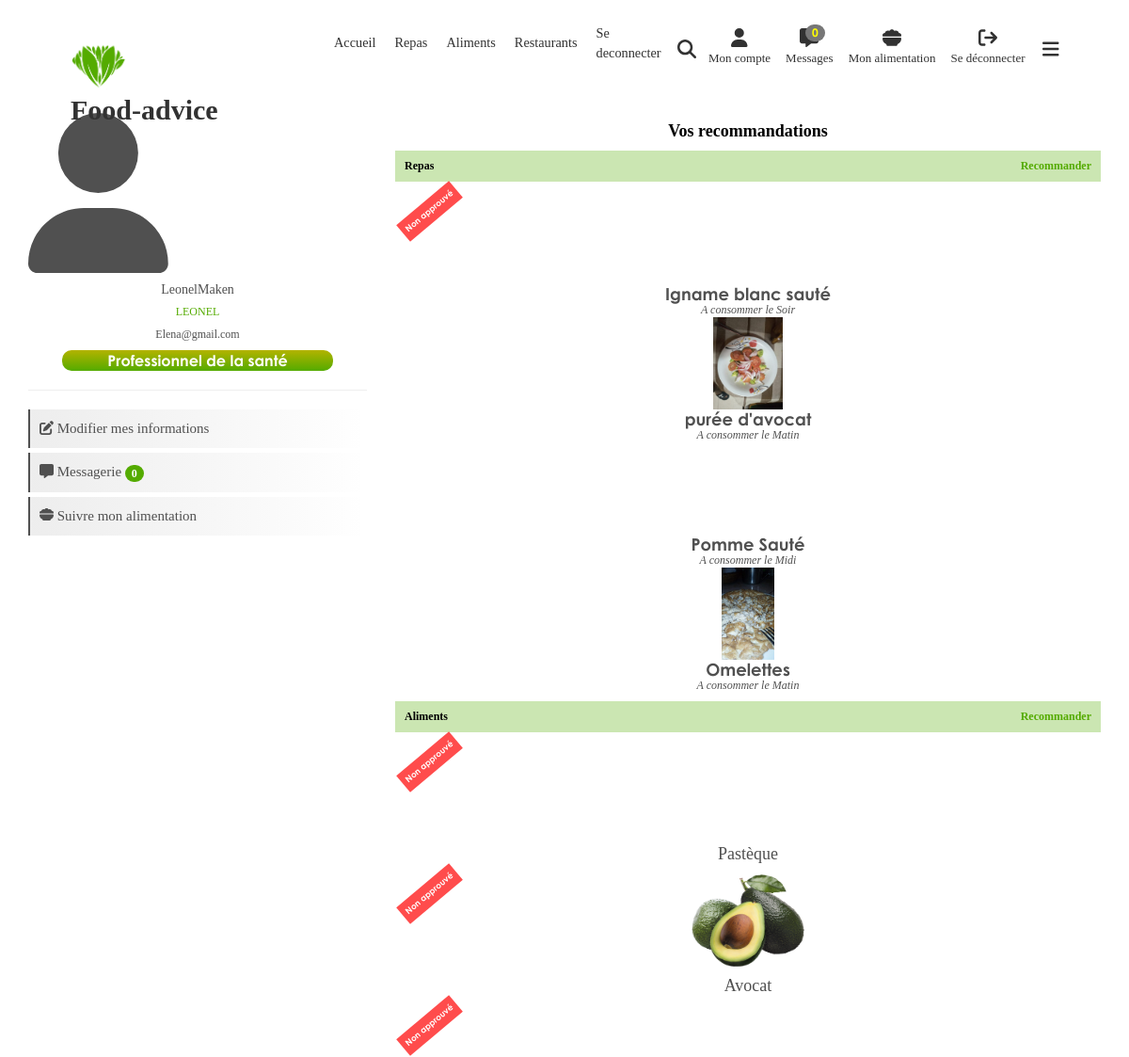
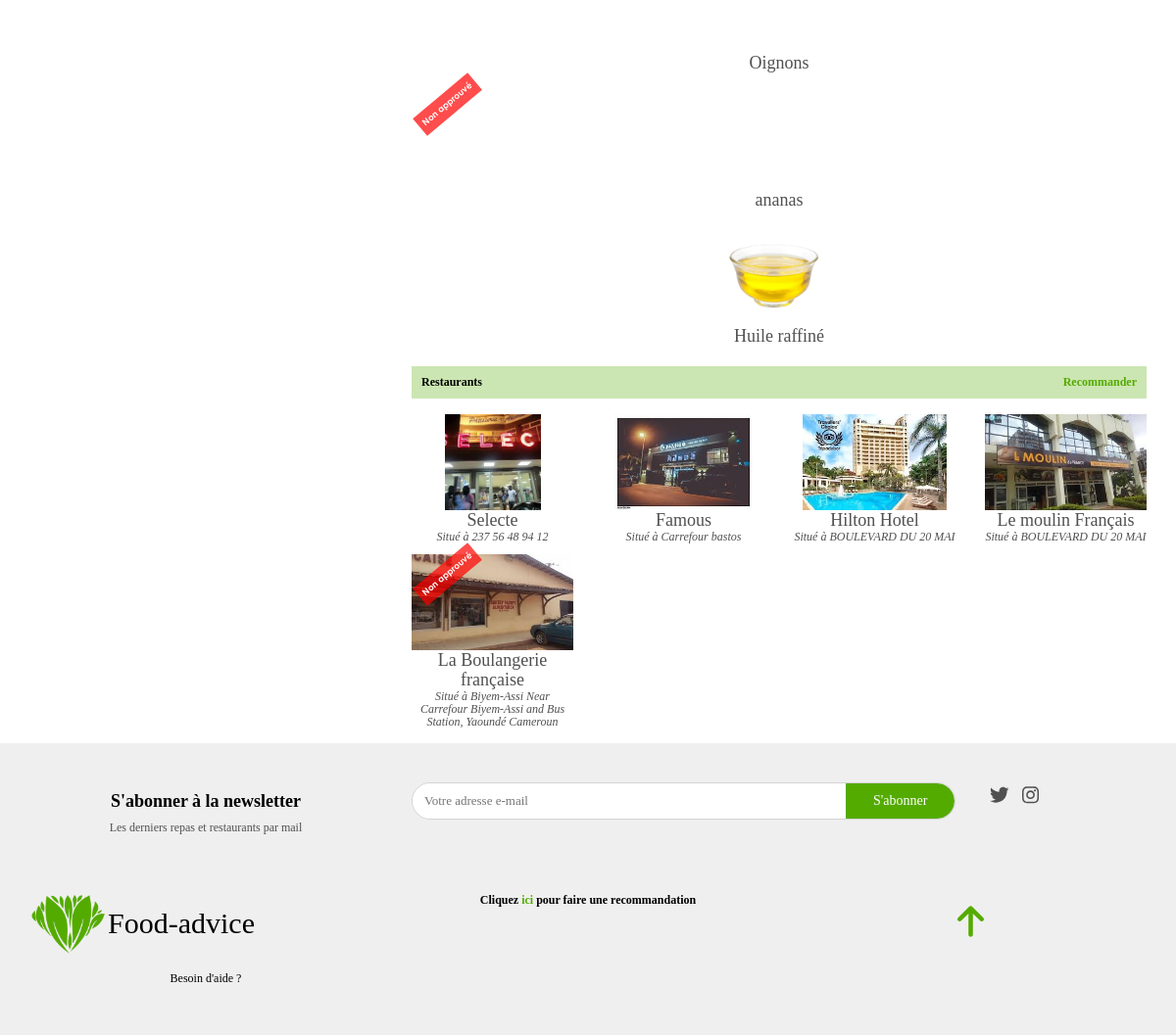
The app's page /mon-compte/ (signed in), older data (2 pictures, top to bottom).
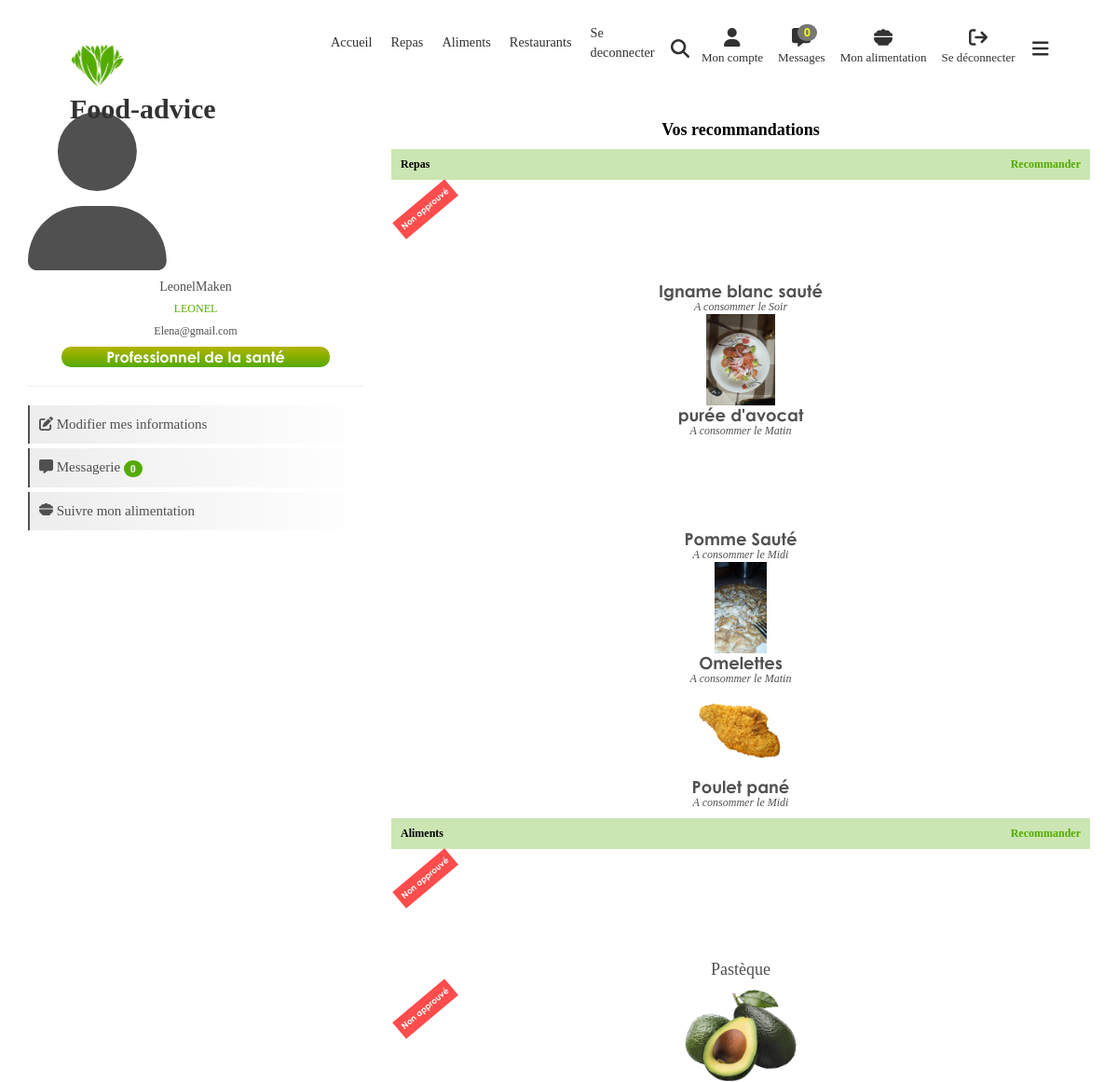
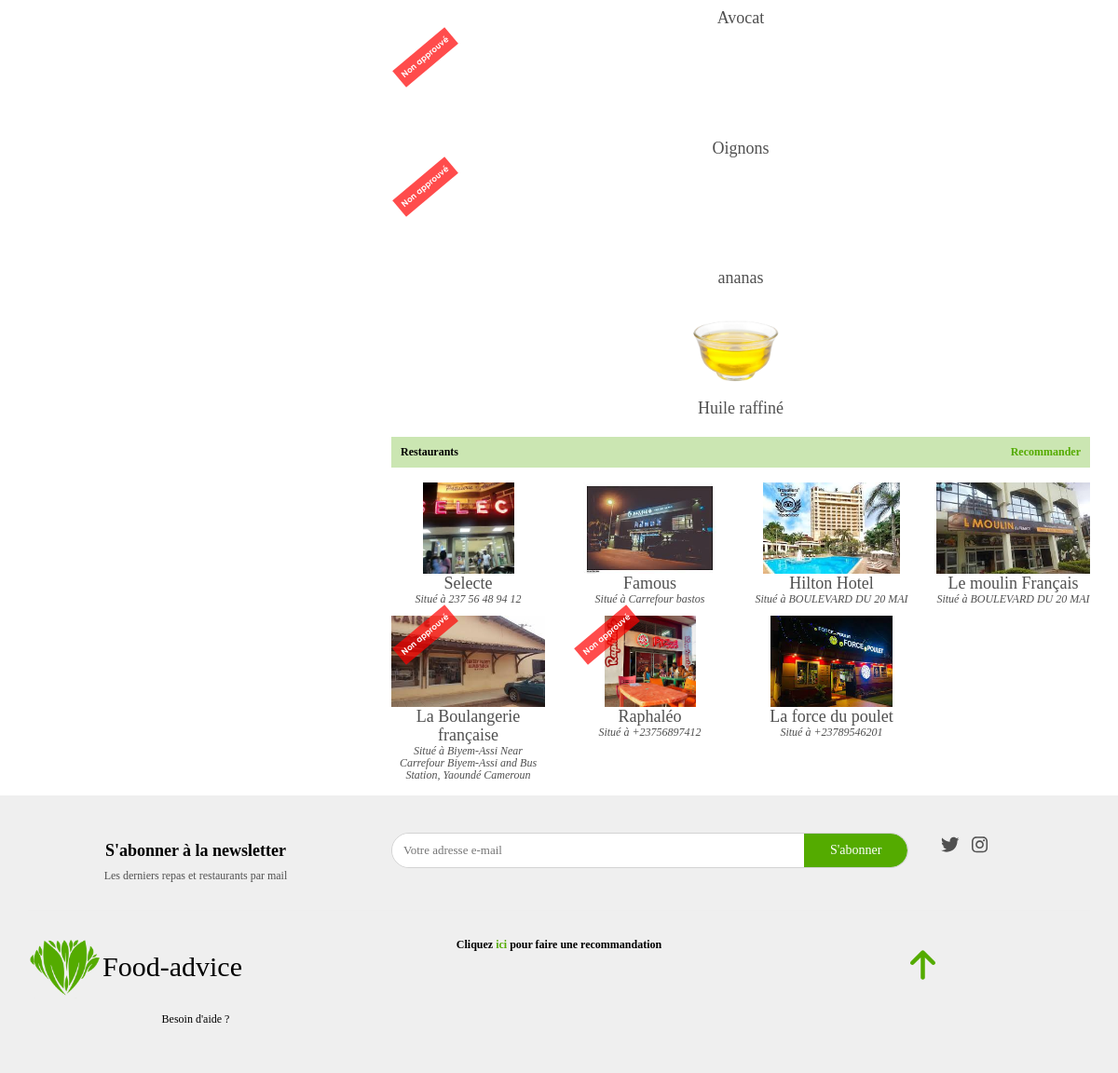
The same page, newer data (2 pictures, top to bottom).
### app/models.py (models this page shows, shortened)
class Contributeur(models.Model):
    nom = models.CharField(max_length=50, verbose_name="Nom complet")
    nomUtilisateur = models.CharField(max_length=30, verbose_name="Nom d'utilisateur", unique=True)
    motDePasse = models.CharField(max_length=255, verbose_name="Mot de passe")
    dateNaissance = models.DateField(null=True, blank=True,verbose_name="Date de naissance", help_text="Utile pour le suivi de l'alimentation")
    sexe = models.IntegerField(choices=SEXES, null=True, blank=True,verbose_name="Sexe", help_text="Utile pour le suivi de l'alimentation")
    email = models.CharField(max_length=255, null=True, blank=True, verbose_name="Adresse email")
    professionnelSante = models.BooleanField(default=False, verbose_name="Professionnel de la santé")
    """
        Retourne les contributeurs professionels
    """
    """
        Nombre total de messages non lus par le contributeur, toutes les conversations confonfues
    """

class Evaluable(Commentable):
    class Meta:
        abstract = True

class Repas(Evaluable):
    image = models.FileField(upload_to="static/images/repas/", validators=[FileExtensionValidator(allowed_extensions=IMAGE_EXTENSIONS)])
    momentJournee = models.IntegerField(choices=MOMENTS_JOURNEE, null=True, blank = True, verbose_name="Moment de la journée", help_text="Moment habituel de consommation de ce repas")
    origine = models.ForeignKey(OrigineRepas, models.CASCADE, null=True, blank=True)

class Commentable(models.Model):
    class Meta:
        abstract = True
    nom = models.CharField(max_length=50, unique=True)
    description = models.TextField(null=True, blank=True)
    image = models.FileField()
    approuve = models.BooleanField(default=False)
    contributeur = models.ForeignKey(Contributeur, models.CASCADE, null=True, blank=True)
    dateCreation = models.DateTimeField(auto_now=True)
    dateDerniereModification = models.DateTimeField(auto_now_add=True)

class Aliment(Commentable):
    uniteComptage = models.CharField(max_length=30, verbose_name="Unité de comptage", null=True, blank=True, help_text="Comment on compte l'aliment (ex:doigt pour une banane)")
    masseUnite = models.FloatField(verbose_name="Masse unité (g)", help_text="La masse en grammes d'un élément (ex: 120 pour la banage)")
    image = models.FileField(upload_to="static/images/aliments/", validators=[FileExtensionValidator(allowed_extensions=IMAGE_EXTENSIONS)])
    tauxProteines = models.FloatField(default=0, verbose_name="Taux de proteines", help_text="Taux de proteines dans 100g")
    tauxLipides = models.FloatField(default=0, verbose_name="Taux de lipides", help_text="Taux de lipides dans 100g")
    tauxGlucides = models.FloatField(default=0, verbose_name="Taux de glucides", help_text="Taux de glucides dans 100g")
    mineraux = models.CharField(max_length=255, null=True, blank=True, verbose_name="Mineraux", help_text="Motif : mineral1, minearl2, ...")
    vitamines = models.CharField(max_length=255, null=True, blank=True, verbose_name="Vitamines", help_text="Motif : vitamine1, vitamine2, ...")
    detailApports = models.TextField(null=True, blank=True, verbose_name="Détail des apports", help_text="Vertus de l'aliment")
    detailRisques = models.TextField(null=True, blank=True, verbose_name="Détail des risques", help_text="Problèmes liés à une consommation non suivie")
    type = models.ForeignKey(TypeAliment, models.CASCADE, verbose_name="Type")
    def calories(self):
        return round(((((self.tauxGlucides + self.tauxProteines) * 4) + (self.tauxLipides * 9)) * (self.masseUnite / 100)), 2)

class Restaurant(Evaluable):
    image = models.FileField(upload_to="static/images/restaurants/", validators=[FileExtensionValidator(allowed_extensions=IMAGE_EXTENSIONS)])
    adresse = models.CharField(max_length=100)
    repass = models.ManyToManyField(Repas, blank=True)

### app/views_account.py (the view)
# urls.py: path("", views_account.myaccount, name="myaccount"), #Page de gestion du compte utilisateur
def myaccount(request):
    return render(request, template_name="account/user-account.html", context={
			"user" : getUser(request.session)
    })

### templates/account/user-account.html (shortened to what this page needs)
{% extends 'base.html' %}
{% block styles %}
    {% css "css/user-account.css" %}
{% endblock %}
{% block body %}
    <div class="container">
    <div class="row">
        <div class="col-12 col-md-4">
            <span id="user-icon-span" class="d-flex justify-content-center">
                <i class="fas fa-user" id="user-icon"></i>
            </span>
            <div class=" text-center mt-3">
                <h5 id="user-name">{{ user.nom }}</h5>
                <h6 class="text-primary">{{ user.nomUtilisateur }}</h6>
                <h6>{% if user.email is not null %}{{ user.email }}{%endif%}</h6>
                {% if user.professionnelSante %}
                    <span class="badge mt-2" id="badge-professionnel">Professionnel de la santé</span>
                {% endif %}
            </div>
            {% if appUser == user %}
                <hr>
                <nav id="menu">
                    <a href="{% url 'update-user-data' %}"><i class="fas fa-edit"></i> Modifier mes informations </a>
                    <a id="show-messages-btn" onclick="openChatBox()"><i class="fas fa-message"></i> Messagerie <span class="badge bg-primary">0</span></a>
                    <a id="show-alimentation-tracking-btn" onclick="openAlimentationTrackingBox()"><i class="fas fa-bowl-food"></i> Suivre mon alimentation</a>
                </nav>
            {% endif %}
        </div>
        <div class="col-12 col-md-8 mt-3 mt-md-0">
            <h4 class="title text-center text-md-start mb-3 mb-md-1">{% if appUser == user %}Vos recommandations{% else %}Recommandations{% endif %}</h4>
            <div class="recommandations" data-aos="fade-in-up">
                <h6 class="title">
                    Repas
                    {% if appUser == user %}
                        <a href="{% url "recommend-food" %}">Recommander</a>
                    {% endif %}
                </h6>
                {% if user.repas_set.count > 0 %}
                    <div class="row row-cols-3 row-cols-md-4">
                        {% for repas in user.repas_set.all %}
                            {% if appUser == user or repas.approuve == True %}
                                {% include "macros/_food-little-presentation.html" with repas=repas %}
                            {% endif %}
                        {% endfor %}
                    </div>
                {% else %}
                    <div class="alert alert-warning">
                        Aucun repas recommandé
                    </div>
                {% endif %}
            </div>
            <div class="recommandations" data-aos="fade-in-up">
                <h6 class="title">
                    Aliments
                    {% if appUser == user  %}
                        <a href="{% url "recommend-aliment" %}">Recommander</a>
                    {% endif %}
                </h6>
                {% if user.aliment_set.count > 0 %}
                    <div class="row row-cols-3 row-cols-md-4">
                        {% for aliment in user.aliment_set.all %}
                            {% if appUser == user or aliment.approuve == True %}
                                {% include "macros/_presentation-aliments.html" with aliment=aliment %}
                            {% endif %}
                        {% endfor %}
                    </div>
                {% else %}
                    <div class="alert alert-warning">
                        Aucun aliment recommandé
                    </div>
                {% endif %}
            </div>
            <div class="recommandations" data-aos="fade-in-up">
                <h6 class="title">
                    Restaurants
                    {% if appUser == user %}
                        <a href="{% url "recommend-restaurant" %}">Recommander</a>
                    {% endif %}
                </h6>
                {% if user.restaurant_set.count > 0 %}
                    <div class="row row-cols-3 row-cols-md-4">
                        {% for restaurant in user.restaurant_set.all %}
                            {% if appUser == user or restaurant.approuve == True %}
                                {% include "macros/_Restaurant-presentation.html" with restaurant=restaurant %}
                            {% endif %}
                        {% endfor %}
                    </div>
                {% else %}
                    <div class="alert alert-warning">
                        Aucun restaurant recommandé
                    </div>
                {% endif %}
            </div>
        </div>
    </div>
</div>
{% endblock %}

### templates/base.html (shortened to what this page needs)
<!DOCTYPE html>
<html lang="fr">
<head>
    {% css 'node_modules/bootstrap/dist/css/bootstrap.min.css' %}
	{% css 'node_modules/aos/dist/aos.css' %}
	{% css 'node_modules/@fortawesome/fontawesome-free/css/all.min.css' %}
	{% css 'css/main.css' %}
	{% block styles %}{% endblock %}
</head>
<body>
    <header class="container-fluid">
        {% include "_header.html" %}
        <div id="header-background">{% block header_background %}{% endblock %}</div>
    </header>
    <section id="content">
        {% block body %}{% endblock %}
    </section>
    <footer class="container-fluid">
        {% include "_footer.html" %}
    </footer>
</body>
</html>

### templates/_header.html (shortened to what this page needs)
<div id="navbar" class="row">
    <a href="/" class="navbar-brand col-8 col-md-3 m-0">
        <img src="{% static 'images/logo.png' %}" alt=""/>
        Food-advice
    </a>
    <div class="{% if appUser is null %}col-md-5{% else %}col-md-4{% endif %} m-0" id="nav-links">
        <div class="link-div">
            <a class="" href="/">Accueil</a>
        </div>
        <div class="link-div">
            <a class="" href="{% url 'foods-list' %}">Repas</a>
        </div>
        <div class="link-div">
            <a class="" href="{% url 'aliments-list' %}">Aliments</a>
        </div>
        <div class="link-div">
            <a class="" href="{% url 'restaurants-list' %}">Restaurants</a>
        </div>
        {% if appUser is null %}
            <div class="link-div d-none d-md-flex" id="login-link">
                <a class="" href="{% url 'login' %}">Se connecter</a>
            </div>
        {% else %}
            <div class="link-div d-block d-md-none ">
                <a class="" href="{% url 'logout' %}">Se deconnecter</a>
            </div>
        {% endif %}
    </div>
    <div class="col-6 {% if appUser is null %}col-md-4{% else %}col-md-5{% endif %}  m-0" id="navbar-right">
        <i class="fas fa-search icon" id="nav-search-form-opener" onclick="$('#nav-search-form').show(200);"></i>
        {% if appUser is not null %}
            <a href="{% url 'myaccount' %}"style="margin-left:10px;">
                <i class="fas fa-user icon"></i>
                <font>Mon compte</font>
            </a>
            <a id="show-messages-link" onclick="openChatBox()">
                <span class="badge bg-secondary">0</span>
                <font>Messages</font>
            </a>
            <a onclick="openAlimentationTrackingBox()">
                <i class="fas fa-bowl-food icon"></i>
                <font>Mon alimentation</font>
            </a>
            <a href="{% url 'logout' %}" class="d-none d-md-flex">
                <i class="fas fa-sign-out icon"></i>
                <font>Se déconnecter</font>
            </a>
        {% else %}
            <a href="{% url 'login' %}" class="d-flex d-md-none">
                <i class="fas fa-sign-in icon"></i>
            </a>
        {% endif %}
        <i class="fas fa-bars icon d-block d-md-none" id="show-nav-links-btn" style="margin-left:10px;"></i>
    </div>
</div>

### templates/macros/_food-little-presentation.html (shortened to what this page needs)
<a href="{% url 'show-food' repas.id %}" class="food food-little-presentation text-center" data-aos="zoom-in">
    {% if not repas.approuve %}
        <span class="badge-non-approuve">Non approuvé</span>
    {% endif %}
    <div class="image-div">
        <img src="/{{repas.image}}" alt="">
    </div>
    <h4 class="food-title">{{ repas.nom }}</h4>
    {% if repas.momentJournee != None %}
        <h5 class="moment-journee"><i>A consommer le {{ repas.get_momentJournee_display }}</i></h5>
    {% endif %}
</a>

### templates/macros/_presentation-aliments.html (shortened to what this page needs)
<a href="{% url "show-aliment" aliment.id %}" class="aliment aliment-little-presentation text-center" data-aos="zoom-in">
    {% if aliment.approuve != True %}
        <span class="badge-non-approuve">Non approuvé</span>
    {% endif %}
    <div class="image-div">
        <img src="/{{ aliment.image }}" alt="" class="aliment-image">
    </div>
    <h4 class="aliment-title">{{ aliment.nom }}</h4>
</a>

### templates/macros/_Restaurant-presentation.html (shortened to what this page needs)
<a href="{% url "show-restaurant" restaurant.id %}" class="col-4 col-md-3 restaurant restaurant-little-presentation text-center" data-aos="zoom-in">
    {% if not restaurant.approuve %}
        <span class="badge-non-approuve">Non approuvé</span>
    {% endif %}
    <div class="image-div">
        <img src="/{{ restaurant.image }}" alt="">
    </div>
    <h4 class="restaurant-title">{{ restaurant.nom }}</h4>
    <h5 class="restaurant-address">Situé à {{ restaurant.adresse }}</h5>
</a>

### templates/_footer.html (shortened to what this page needs)
<div class="container">
    <div class="row mb-4">
        <div class="col-12 col-md-4 text-center text-md-left">
            <h4 class="title">S'abonner à la newsletter</h4>
            <h6>Les derniers repas et restaurants par mail</h6>
        </div>
        <div class="col-12 col-md-6 d-flex justify-content-center align-items-center">
            <form action="{% url "subscribe-to-newsletter" %}" method="post" id="newsletter-form">
                <input type="email" name="newsletter-email" id="newsletter-email" placeholder="Votre adresse e-mail" required>
                <input type="submit" value="S'abonner" class="btn btn-primary">
            </form>
        </div>
        <div class="col-12 col-md-2 d-flex justify-content-center justify-content-md-start align-items-center" id="newsletter-links">
            <a href=""><i class="fab fa-twitter"></i></a>
            <a href=""><i class="fab fa-instagram"></i></a>
        </div>
    </div>
    <hr>
    <div class="row">
        <div class="col-12 col-md-4 text-center text-md-left">
            <a href="/" class="logo">
                <img src="{% static 'images/logo.png' %}" alt=""/>
                Food-advice
            </a>
            <a href="{% url 'help' %}"><h6 class="c-black">Besoin d'aide ?</h6></a>
        </div>
        <div class="col-12 col-md-4 text-center text-md-right">
            <h6 class="title m-5">Cliquez <a class="text-primary" href="{% url 'recommend' %}">ici</a> pour faire une recommandation</h6>
        </div>
        <div class="col-12 col-md-4  text-center text-md-right">
            <a href="#">
                <h1> <i class="fas fa-arrow-up text-primary m-5"></i></h1>
            </a>
        </div>
    </div>
</div>

Row changes from the older to the newer data that the page shows:
added Repas: image (picture), nom "Poulet pané", momentJournee "Midi"
added Restaurant: approuve "Non approuvé", image (picture), nom "Raphaléo", adresse "+23756897412"
added Restaurant: image (picture), nom "La force du poulet", adresse "+23789546201"
